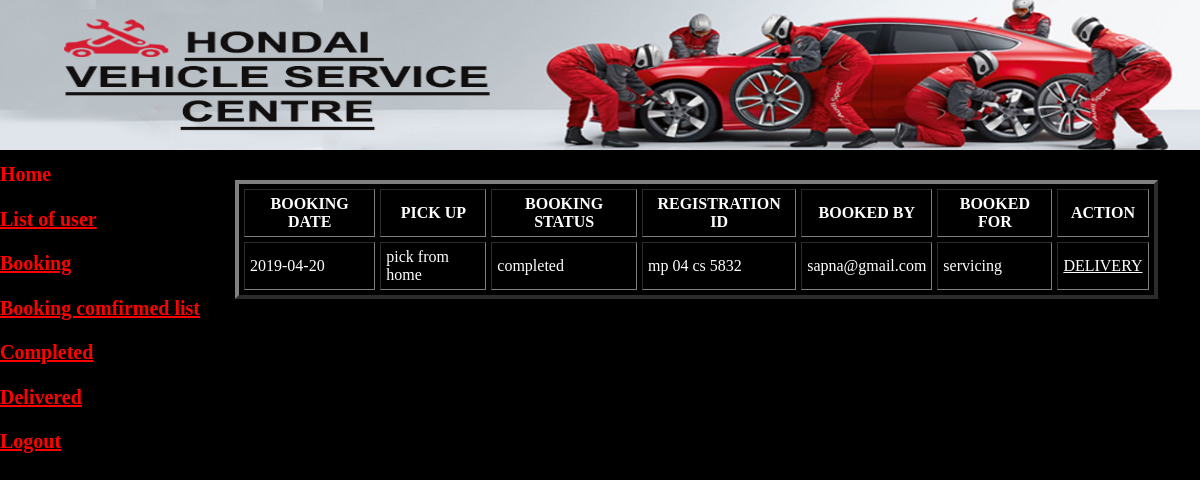
Page /admin/complete.php (signed in) on the committed database.
### tables this page shows
CREATE TABLE IF NOT EXISTS `booking` (
  `booking_date` date NOT NULL,
  `pick_up` char(20) NOT NULL,
  `booking_status` varchar(30) NOT NULL DEFAULT 'PLACED',
  `registration_id` varchar(30) NOT NULL,
  `booked_by` varchar(20) NOT NULL,
  `booked_for` varchar(20) NOT NULL,
  `bookingid` int(6) NOT NULL AUTO_INCREMENT,
  PRIMARY KEY (`bookingid`)
);

### admin/complete.php (the view, shortened to what this page needs)
<html>
<head>
<link rel="stylesheet" type="text/css" href="grid/grid.css">
</head>
<body style="background-color:black;">
<div class="container">
<div class="row">
<div class="col-12">
<img src="image/banner.jpg" height="150px" width="100%">
</div>
</div>
<?php
include('nav.php');
?>
<?php
$con=mysqli_connect("localhost","root",12345,"hondairiya");
$q="select * from booking where booking_status='completed'";
$result=mysqli_query($con,$q);
$result_rows = mysqli_fetch_assoc($result);
?>
<div class="row">
<div class="col-6" style="padding-left:100px;padding-top:30px;">
<table width="150%" style="color:white;margin-left:-70px;" border="4"  cellspacing="5px" cellpadding="5px">
<tr>
<th>BOOKING DATE</th>
<th>PICK UP</th>
<th>BOOKING STATUS</th>
<th>REGISTRATION ID</th>
<th>BOOKED BY</th>
<th>BOOKED FOR</th>
<th> ACTION</th>
</tr>
<?php
do{
?>
	<tr>
	<td> <?php echo  $result_rows['booking_date']; ?></td>
	<td> <?php echo $result_rows['pick_up']; ?></td>
	<td> <?php echo $result_rows['booking_status']; ?></td>
	<td> <?php echo $result_rows['registration_id']; ?> </td>
	<td> <?php echo $result_rows['booked_by']; ?> </td>
	<td> <?php echo $result_rows['booked_for'];?> </td>
	<td> <a href="delivered.php?id=<?php echo $result_rows['bookingid'];?>">DELIVERY</a></td>
	</tr>
<?php
}while($result_rows = mysqli_fetch_assoc($result))
	?>
</table>
</div>
</div>
</div>
</body>
</html>

### admin/grid/grid.css (style rules this page uses)
.container { width:100%; }
body { margin:0px; }
.col-12 { width:100%; }
.col-6 { width:50%; }
.row { margin-left:-15px; margin-right:-15px; }
.col-1,.col-2,.col-3,.col-4,.col-5,.col-6,.col-7,.col-8,.col-9,.co-10,.col-11,.col-12 { float:left }
.container { margin-right:auto; margin-left:auto; padding-left:15px; padding-right:15px; }
.container { max-width:100%; }

### admin/complete.php (style rules this page uses)
a { color:white; }

### rows in the picture
booking: booking_date "2019-04-20", pick_up "pick from home", booking_status "completed", registration "mp 04 cs 5832", booked_by "sapna@gmail.com", booked_for "servicing"
